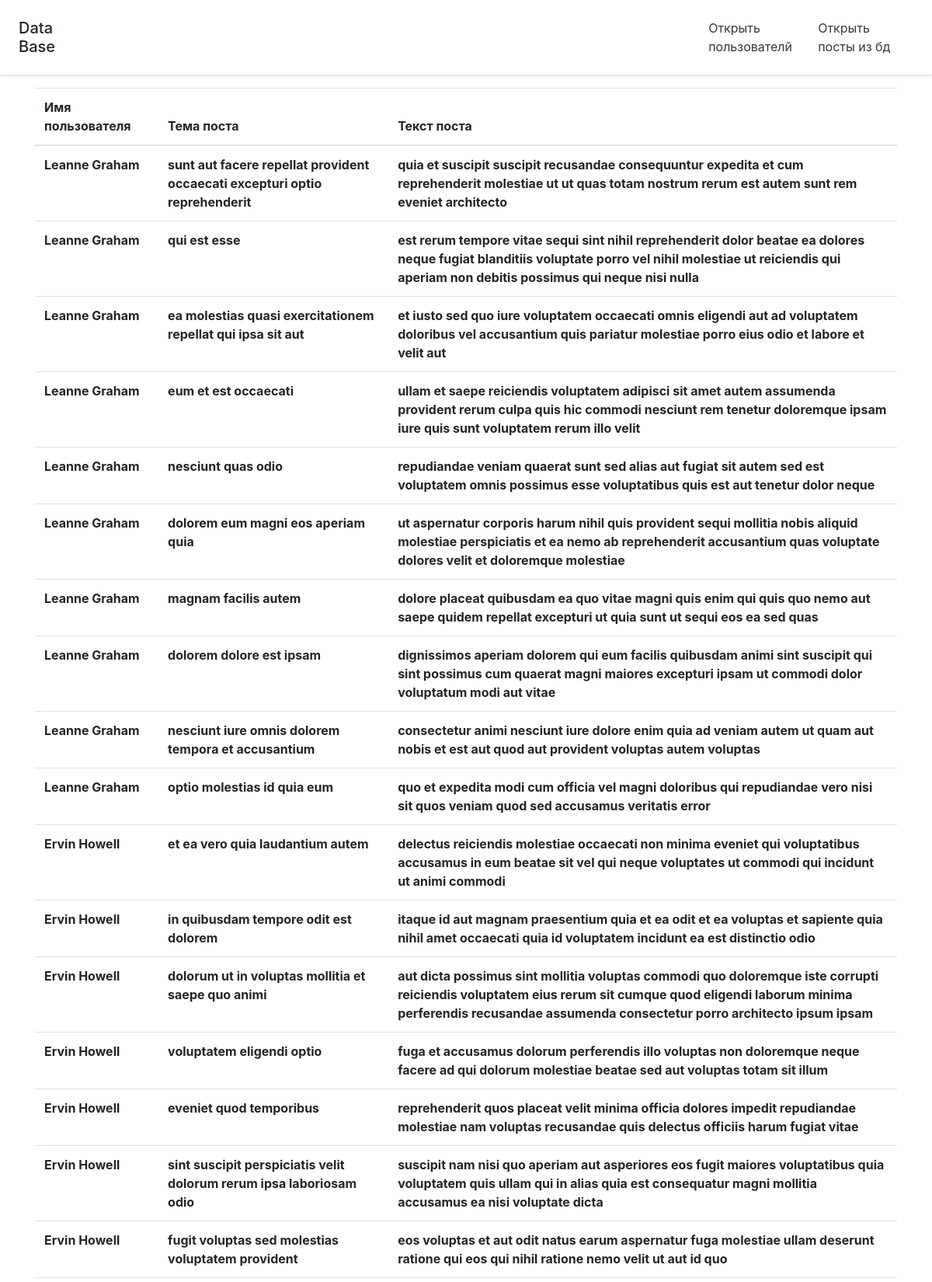
Page /about-us (upper part) on the committed database.
### main/models.py (models this page shows)
class User(models.Model):
    id = models.IntegerField(primary_key=True)
    name = models.CharField(max_length=100)
    username = models.CharField(max_length=100)
    email = models.CharField(max_length=100)
    street = models.CharField(max_length=100)
    suite = models.CharField(max_length=100)
    city = models.CharField(max_length=100)
    zipcode = models.CharField(max_length=100)
    lat = models.DecimalField(decimal_places=4, max_digits=8)
    lng = models.DecimalField(decimal_places=4, max_digits=8)
    phone = models.CharField(max_length=100)
    website = models.CharField(max_length=100)
    compName = models.CharField(max_length=100, default="")
    compCatchPhrase = models.CharField(max_length=100)
    compBs = models.CharField(max_length=100)

class Post(models.Model):
    userId = models.IntegerField()
    id=models.IntegerField(primary_key=True)
    title=models.TextField()
    body=models.TextField()

### main/views.py (the view)
# urls.py: path('about-us',Prints.printPost,name='about')
    def printPost(requests):
        post = Post.objects.all()
        p=[]
        for i in post:
            teg={}
            teg['name']=User.objects.get(id=i.userId).name
            teg['title']=i.title
            teg['body']=i.body
            p.append(teg)
        return render(requests,'main/index.html',{'title':'База данных','p':p})

### main/templates/main/index.html (shortened to what this page needs)
{% extends 'main/base.html'%}
{% block content%}
  <table class="table">
      <thead>
          <tr>
               <th>Имя пользователя</th>
               <th>Тема поста</th>
               <th>Текст поста</th>
          </tr>
      </thead>
      <tbody>
      {%  for pos in p %}
         <tr scope="row">
             <th>{{ pos.name }}</th>
             <th>{{ pos.title }}</th>
             <th>{{ pos.body }}</th>
         </tr>
      {% endfor %}
      </tbody>
  </table>
{% endblock%}

### main/templates/main/base.html (shortened to what this page needs)
<!doctype html>
<html lang="ru">
<head>
    <link rel="stylesheet" href="https://stackpath.bootstrapcdn.com/bootstrap/4.5.2/css/bootstrap.min.css">
</head>
<body>
<div class="d-flex flex-column flex-md-row align-items-center p-3 px-md-4 mb-3 bg-body border-bottom shadow-sm">
  <h5 class="h5 my-0 me-md-auto fw-normal">Data Base</h5>
    <a class="p-2 text-dark" href="{% url 'home' %}">Открыть пользователй</a>
    <a class="p-2 text-dark" href="{%  url 'about' %}">Открыть посты из бд</a>
</div>
  <div class="container">
    {% block content %}  {%endblock%}
  </div>
</body>
</html>

### rows in the picture
User: name "Leanne Graham" "Leanne Graham" "Leanne Graham" "Leanne Graham" "Leanne Graham" "Leanne Graham" "Leanne Graham" "Leanne Graham" "Leanne Graham" "Leanne Graham"
Post: title "sunt aut facere repellat provident occaecati excepturi optio reprehenderit", body "quia et suscipit suscipit recusandae consequuntur expedita et cum reprehenderit molestiae ut ut quas totam nostrum rerum est autem sunt rem eveniet architecto"
Post: title "qui est esse", body "est rerum tempore vitae sequi sint nihil reprehenderit dolor beatae ea dolores neque fugiat blanditiis voluptate porro vel nihil molestiae ut reiciendis qui aperiam non debitis possimus qui neque nisi nulla"
Post: title "ea molestias quasi exercitationem repellat qui ipsa sit aut", body "et iusto sed quo iure voluptatem occaecati omnis eligendi aut ad voluptatem doloribus vel accusantium quis pariatur molestiae porro eius odio et labore et velit aut"
Post: title "eum et est occaecati", body "ullam et saepe reiciendis voluptatem adipisci sit amet autem assumenda provident rerum culpa quis hic commodi nesciunt rem tenetur doloremque ipsam iure quis sunt voluptatem rerum illo velit"
Post: title "nesciunt quas odio", body "repudiandae veniam quaerat sunt sed alias aut fugiat sit autem sed est voluptatem omnis possimus esse voluptatibus quis est aut tenetur dolor neque"
Post: title "dolorem eum magni eos aperiam quia", body "ut aspernatur corporis harum nihil quis provident sequi mollitia nobis aliquid molestiae perspiciatis et ea nemo ab reprehenderit accusantium quas voluptate dolores velit et doloremque molestiae"
Post: title "magnam facilis autem", body "dolore placeat quibusdam ea quo vitae magni quis enim qui quis quo nemo aut saepe quidem repellat excepturi ut quia sunt ut sequi eos ea sed quas"
Post: title "dolorem dolore est ipsam", body "dignissimos aperiam dolorem qui eum facilis quibusdam animi sint suscipit qui sint possimus cum quaerat magni maiores excepturi ipsam ut commodi dolor voluptatum modi aut vitae"
Post: title "nesciunt iure omnis dolorem tempora et accusantium", body "consectetur animi nesciunt iure dolore enim quia ad veniam autem ut quam aut nobis et est aut quod aut provident voluptas autem voluptas"
Post: title "optio molestias id quia eum", body "quo et expedita modi cum officia vel magni doloribus qui repudiandae vero nisi sit quos veniam quod sed accusamus veritatis error"
User: name "Ervin Howell" "Ervin Howell" "Ervin Howell" "Ervin Howell" "Ervin Howell" "Ervin Howell" "Ervin Howell"
Post: title "et ea vero quia laudantium autem", body "delectus reiciendis molestiae occaecati non minima eveniet qui voluptatibus accusamus in eum beatae sit vel qui neque voluptates ut commodi qui incidunt ut animi commodi"
Post: title "in quibusdam tempore odit est dolorem", body "itaque id aut magnam praesentium quia et ea odit et ea voluptas et sapiente quia nihil amet occaecati quia id voluptatem incidunt ea est distinctio odio"
Post: title "dolorum ut in voluptas mollitia et saepe quo animi", body "aut dicta possimus sint mollitia voluptas commodi quo doloremque iste corrupti reiciendis voluptatem eius rerum sit cumque quod eligendi laborum minima perferendis recusandae assumenda consectetur porro architecto ipsum ipsam"
Post: title "voluptatem eligendi optio", body "fuga et accusamus dolorum perferendis illo voluptas non doloremque neque facere ad qui dolorum molestiae beatae sed aut voluptas totam sit illum"
Post: title "eveniet quod temporibus", body "reprehenderit quos placeat velit minima officia dolores impedit repudiandae molestiae nam voluptas recusandae quis delectus officiis harum fugiat vitae"
Post: title "sint suscipit perspiciatis velit dolorum rerum ipsa laboriosam odio", body "suscipit nam nisi quo aperiam aut asperiores eos fugit maiores voluptatibus quia voluptatem quis ullam qui in alias quia est consequatur magni mollitia accusamus ea nisi voluptate dicta"
Post: title "fugit voluptas sed molestias voluptatem provident", body "eos voluptas et aut odit natus earum aspernatur fuga molestiae ullam deserunt ratione qui eos qui nihil ratione nemo velit ut aut id quo"
